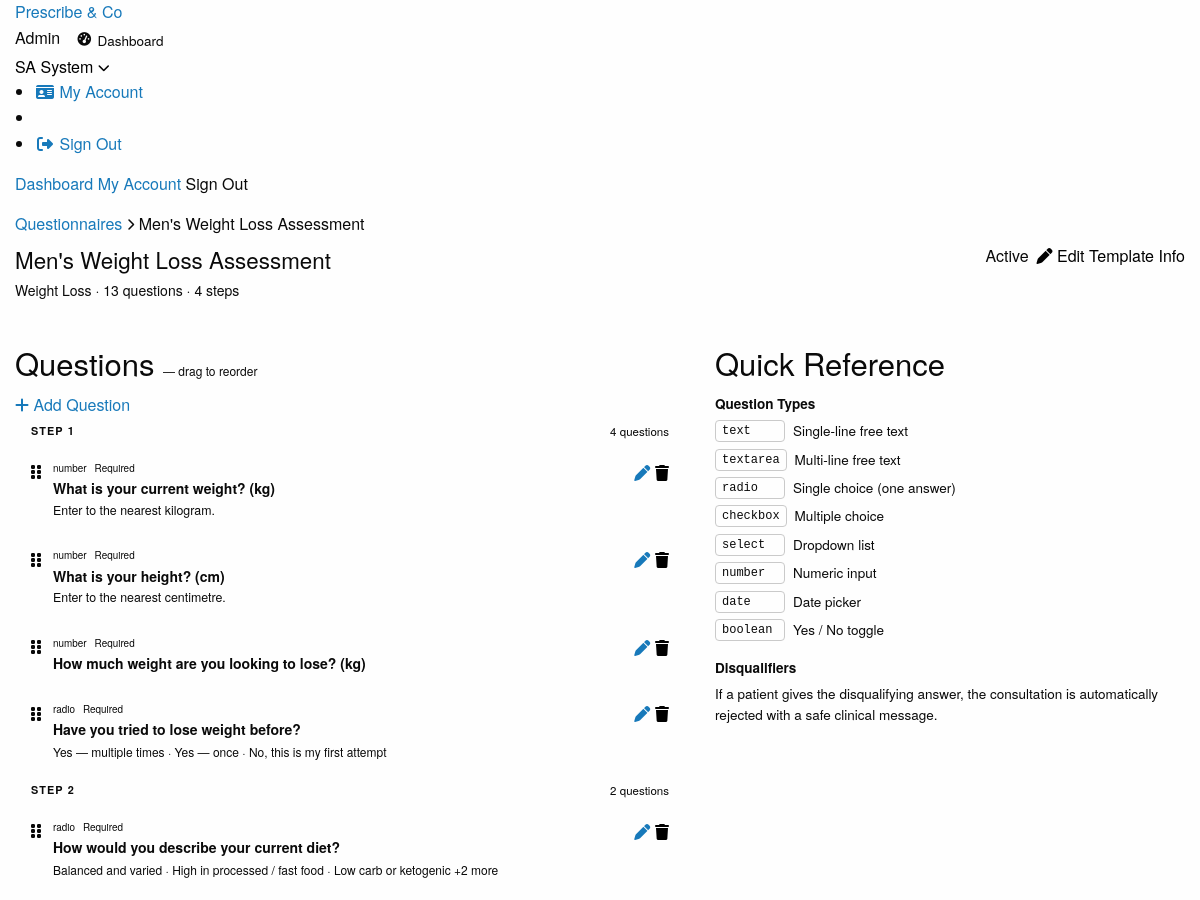
Page /pages/admin/questionnaire-edit.php?id=1 (signed in, upper part) on the earlier database version.
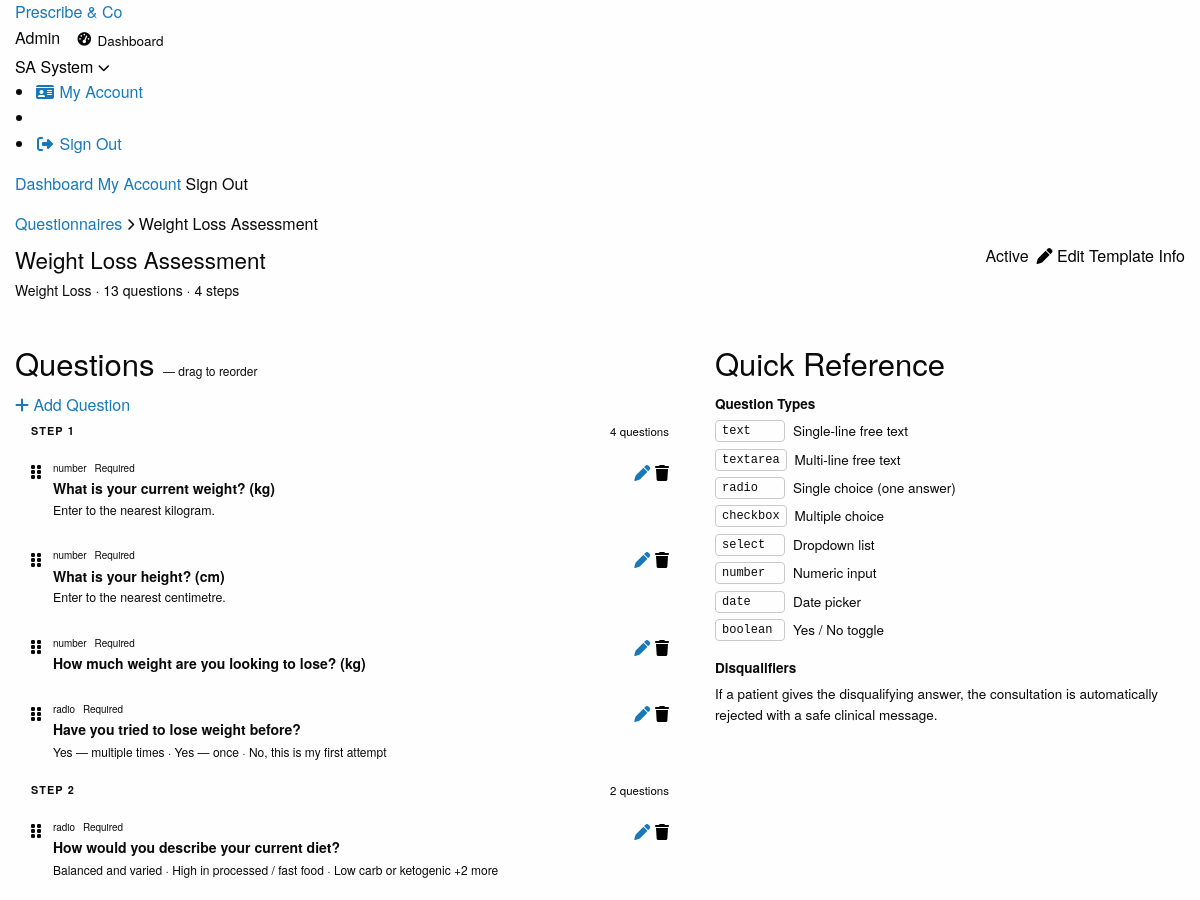
Same page on the later database version.
### tables this page shows
CREATE TABLE `questionnaire_templates` (
  `id`           INT UNSIGNED AUTO_INCREMENT PRIMARY KEY,
  `condition_id` INT UNSIGNED NOT NULL,
  `version`      INT          NOT NULL DEFAULT 1,
  `title`        VARCHAR(200) NOT NULL,
  `description`  TEXT         DEFAULT NULL,
  `is_active`    TINYINT(1)   NOT NULL DEFAULT 1,
  `created_at`   DATETIME     NOT NULL DEFAULT CURRENT_TIMESTAMP,
  FOREIGN KEY (`condition_id`) REFERENCES `conditions`(`id`) ON DELETE CASCADE,
  UNIQUE KEY `uq_condition_version` (`condition_id`, `version`)
);

CREATE TABLE `conditions` (
  `id`          INT UNSIGNED AUTO_INCREMENT PRIMARY KEY,
  `slug`        VARCHAR(100) NOT NULL UNIQUE,
  `name`        VARCHAR(200) NOT NULL,
  `gender`      ENUM('male','female','all') NOT NULL DEFAULT 'all',
  `description` TEXT         DEFAULT NULL,
  `icon`        VARCHAR(100) DEFAULT NULL,
  `is_active`   TINYINT(1)   NOT NULL DEFAULT 1,
  `sort_order`  INT          NOT NULL DEFAULT 0,
  `created_at`  DATETIME     NOT NULL DEFAULT CURRENT_TIMESTAMP
);

### config/database.php (called while the page is built, shortened)
<?php
class Database {
    private static ?PDO $instance = null;
    public static function getInstance(): PDO {
        if (self::$instance === null) {
            $dsn = sprintf('mysql:host=%s;port=%d;dbname=%s;charset=%s',
                DB_HOST, DB_PORT, DB_NAME, DB_CHARSET);
            try {
                self::$instance = new PDO($dsn, DB_USER, DB_PASS, [
                    PDO::ATTR_ERRMODE            => PDO::ERRMODE_EXCEPTION,
                    PDO::ATTR_DEFAULT_FETCH_MODE => PDO::FETCH_ASSOC,
                    PDO::ATTR_EMULATE_PREPARES   => false,
                    PDO::MYSQL_ATTR_INIT_COMMAND => "SET NAMES utf8mb4 COLLATE utf8mb4_unicode_ci",
                ]);
            } catch (PDOException $e) {
                error_log('DB Connection failed: ' . $e->getMessage());
                http_response_code(503);
                die('Service temporarily unavailable. Please try again later.');
            }
        }
        return self::$instance;
    }
    public static function query(string $sql, array $params = []): PDOStatement {
        $stmt = self::getInstance()->prepare($sql);
        $stmt->execute($params);
        return $stmt;
    }
    public static function fetchOne(string $sql, array $params = []): ?array {
        $r = self::query($sql, $params)->fetch();
        return $r ?: null;
    }
    public static function fetchAll(string $sql, array $params = []): array {
        return self::query($sql, $params)->fetchAll();
    }
}

### includes/functions.php (called while the page is built, shortened)
<?php
function e(mixed $v): string {
    return htmlspecialchars((string)$v, ENT_QUOTES | ENT_HTML5, 'UTF-8');
}

### pages/admin/questionnaire-edit.php (the view, shortened to what the changed rows need)
<?php
$tmplId = (int)($_GET['id'] ?? 0);
$template = Database::fetchOne(
    "SELECT qt.*, c.name cond_name FROM questionnaire_templates qt
     JOIN conditions c ON c.id=qt.condition_id WHERE qt.id=?", [$tmplId]
);
$questions = Database::fetchAll(
    "SELECT * FROM questionnaire_questions WHERE template_id=? ORDER BY step_number, sort_order",
    [$tmplId]
);
$maxStep = !empty($questions) ? max(array_column($questions,'step_number')) : 1;
include APP_PATH . '/includes/header.php';
?>
<div class="pco-dash"><div class="grid-container">
  <div class="pco-breadcrumb" style="margin:1rem 0 .5rem;">
    <a href="<?= APP_URL ?>/pages/admin/questionnaires.php">Questionnaires</a>
    <i class="fa-solid fa-chevron-right fa-xs"></i>
    <span><?= e($template['title']) ?></span>
  </div>
  <div style="display:flex;justify-content:space-between;align-items:flex-start;flex-wrap:wrap;gap:1rem;margin-bottom:1.5rem;">
    <div>
      <h1 style="font-size:1.4rem;margin-bottom:.2rem;"><?= e($template['title']) ?></h1>
      <p style="color:var(--pco-grey-500);font-size:.875rem;"><?= e($template['cond_name']) ?> · <?= count($questions) ?> question<?= count($questions)!=1?'s':'' ?> · <?= $maxStep ?> step<?= $maxStep!=1?'s':'' ?></p>
    </div>
  </div>
</div>
</div>
<?php include APP_PATH . '/includes/footer.php'; ?>

Differences in the rows shown:
changed questionnaire_templates "Weight Loss": title "Men's Weight Loss Assessment" → "Weight Loss Assessment"
